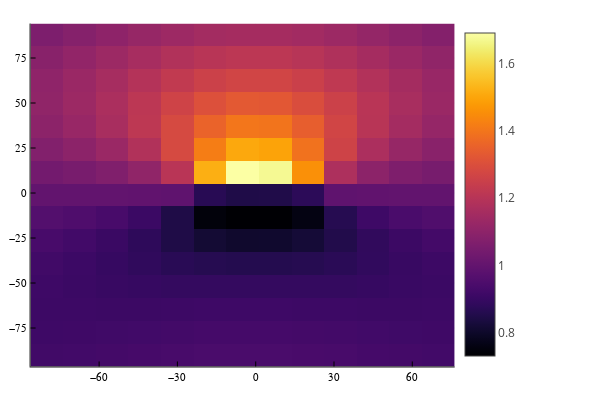

Source (notebook cell):
### Code cell
heatmap(xA,yA,imagenH)

### Figure 1 — Plotly figure (JSON) as saved in the notebook; plotly's stock layout.template omitted (floating-point values rounded to 4 significant figures; data arrays with more than 128 entries replaced by an {"elided": "..."} marker saying what was removed)
{"data": [{"colorbar": {"len": 0.9525, "title": {"text": ""}, "x": 0.7578, "y": 0.5139}, "colorscale": {"elided": "256x2 mixed values"}, "name": "y1", "showlegend": false, "showscale": true, "type": "heatmap", "x": [-86.25, -73.75, -61.25, -48.75, -36.25, -23.75, -11.25, 1.25, 13.75, 26.25, 38.75, 51.25, 63.75, 76.25], "xaxis": "x", "y": [-96.35, -83.65, -70.95, -58.25, -45.55, -32.85, -20.15, -7.45, 5.25, 17.95, 30.65, 43.35, 56.05, 68.75, 81.45, 94.15], "yaxis": "y", "z": {"elided": "15x13 float values"}, "zmax": 1.689, "zmin": 0.7291}], "layout": {"annotations": [], "height": 400, "legend": {"bgcolor": "rgba(255, 255, 255, 1.000)", "bordercolor": "rgba(0, 0, 0, 1)", "borderwidth": 1, "font": {"color": "rgba(0, 0, 0, 1)", "family": "sans-serif", "size": 11}, "title": {"font": {"color": "rgba(0, 0, 0, 1)", "family": "sans-serif", "size": 15}, "text": ""}, "tracegroupgap": 0, "traceorder": "normal", "x": 1, "xanchor": "auto", "y": 1, "yanchor": "auto"}, "margin": {"b": 20, "l": 0, "r": 0, "t": 20}, "paper_bgcolor": "rgba(255, 255, 255, 1.000)", "plot_bgcolor": "rgba(255, 255, 255, 1.000)", "showlegend": true, "width": 600, "xaxis": {"anchor": "y", "domain": [0.05101, 0.7578], "gridcolor": "rgba(0, 0, 0, 0.1)", "gridwidth": 0.5, "linecolor": "rgba(0, 0, 0, 1)", "mirror": false, "range": [-86.25, 76.25], "showgrid": true, "showline": true, "showticklabels": true, "tickangle": 0, "tickcolor": "rgb(0, 0, 0)", "tickfont": {"color": "rgba(0, 0, 0, 1)", "family": "sans-serif", "size": 11}, "tickmode": "array", "ticks": "inside", "ticktext": ["−60", "−30", "0", "30", "60"], "tickvals": [-60, -30, 0, 30, 60], "title": {"font": {"color": "rgba(0, 0, 0, 1)", "family": "sans-serif", "size": 15}, "text": ""}, "type": "linear", "visible": true, "zeroline": false, "zerolinecolor": "rgba(0, 0, 0, 1)"}, "yaxis": {"anchor": "x", "domain": [0.03762, 0.9902], "gridcolor": "rgba(0, 0, 0, 0.1)", "gridwidth": 0.5, "linecolor": "rgba(0, 0, 0, 1)", "mirror": false, "range": [-96.35, 94.15], "showgrid": true, "showline": true, "showticklabels": true, "tickangle": 0, "tickcolor": "rgb(0, 0, 0)", "tickfont": {"color": "rgba(0, 0, 0, 1)", "family": "sans-serif", "size": 11}, "tickmode": "array", "ticks": "inside", "ticktext": ["−75", "−50", "−25", "0", "25", "50", "75"], "tickvals": [-75, -50, -25, 0, 25, 50, 75], "title": {"font": {"color": "rgba(0, 0, 0, 1)", "family": "sans-serif", "size": 15}, "text": ""}, "type": "linear", "visible": true, "zeroline": false, "zerolinecolor": "rgba(0, 0, 0, 1)"}}}
